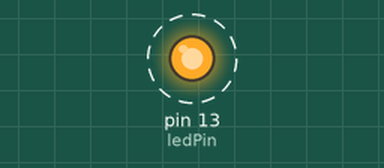
A sketch run on a simulated Arduino Uno, built with avr-gcc and run on an emulated ATmega328P. On the bench: output pins drawn as LEDs (lit = HIGH). Dashed ring = blinking. What the sketch prints to the serial monitor is not drawn.

Above: at 0.5 s.
Timing chart, 0 to 4.6 s (numbered marks = the images above):
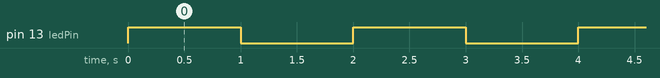

Measured:
- by itself, pin 13 (ledPin): alternates HIGH for 1.0 s and LOW for 1.0 s

The sketch:

1b_blink_with_serial.ino
```cpp
// (licence header left out)
// led will be connected to pin 13
const int ledPin = 13;

void setup() {
  // initialize serial communication at 9600 bps
  Serial.begin(9600);

  // assign the led pin as an OUTPUT
  pinMode(ledPin, OUTPUT);
}

void loop() {
  // turn the led on by making the pin voltage HIGH
  digitalWrite(ledPin, HIGH);

  // send a serial message describing the led state
  Serial.println("The led is ON.");

  // wait for 1000 milliseconds (1 second)
  delay(1000);

  // turn off the led by making the pin voltage LOW
  digitalWrite(ledPin, LOW);

  // send a serial message describing the led state
  Serial.println("The led is OFF.");

  // wait again
  delay(1000);

  // the loop will now continue again from the beginning
}
```
